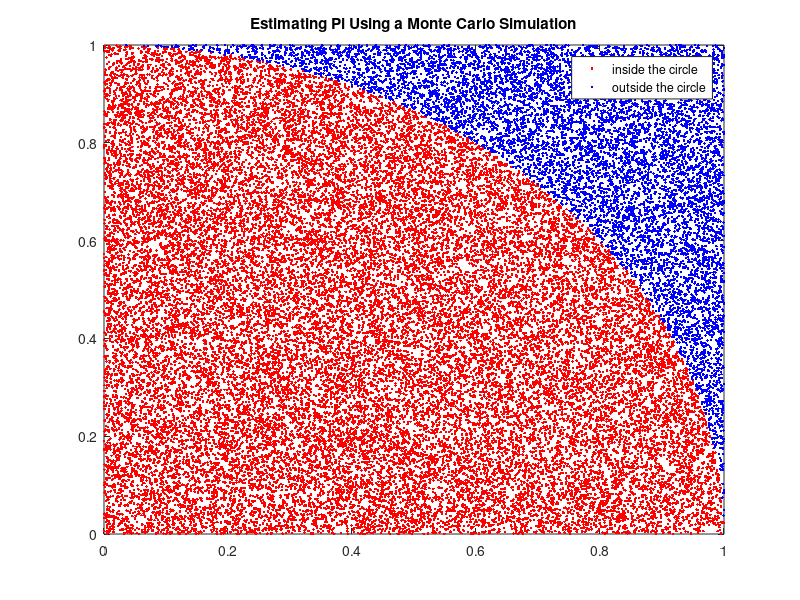

MATLAB code to generate this figure:
% Sophia Szady
% CS346 Computational Modeling
% HW 1 Exercise 2
% September 25, 2023

n = 40000; % number of points generated
r = 1; % radius of the unit circle 

x = rand([1,n]); % generating n number of random x values between 0 and 1
y = rand([1,n]); % generating n number of random y values between 0 and 1
z = x.^2 + y.^2; % calculating whether the point is inside the unit
% circle using the formula x^2 + y^2 = r for the area of the circle
inside = sum(z<r)/n; % if z is larger than r it means that the point is 
% outside the unit circle, summing and dividing by the number of points
% generated finds the percent of points inside the circle
disp(inside*4) % multiplying inside by 4 estimates pi as our calculations
% has only considered one coordinate

figure % creating a new figure to represent points inside and outside the
% unit circle 
plot(x(z<=r),y(z<=r), 'r.', x(z>r),y(z>r), 'b.') % plotting all of the simulated points by whether they 
% are inside the circle or not
legend("inside the circle","outside the circle"); % if the points is inside
title("Estimating Pi Using a Monte Carlo Simulation")
% the circle it is red and if it is outside it is blue 
max = 0; % setting a lower threshold that all estimates will be higher than
min = 5; % setting a higher threshold that all estimates will be higher than
avg = 0; % setting a value for the average pi estimate
numSim = 1000; % number of times pi will be estimated

%loop to estimate pi numSim times
for i = 1:numSim 
    % repeating the same calculations as lines 9-13
    x = rand([1,n]);
    y = rand([1,n]);
    z = x.^2 + y.^2;
    inside = sum(z<r)/n;
    avg = avg + (inside*4); % summing all the pi estimations
    if (inside*4) > max % if the current pi estimate is the biggest
        max = (inside*4);
    end
    if (inside*4) < min % if the current pi estimate is the smallest
        min = (inside*4);
    end
end
% dividing the sum of pi estimates by the number of estimates
avg = avg/numSim; 
fprintf("The minimum is: %f\n the max is: %f\n the average is: %f\n", ... 
    min, max, avg);